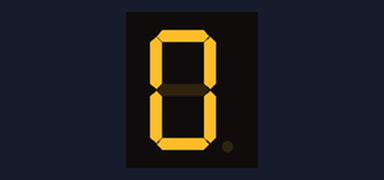
This sketch was run on a simulated Arduino Uno, built with avr-gcc and run on an emulated ATmega328P. On the bench: 1-digit seven-segment display. Wiring (inferred from the names in the program): 1-digit 7-segment display, segments lit when LOW: segments pin 6, pin 5, pin 2, pin 3, pin 4, pin 7, pin 8. The segment pins are drawn as the display they are named for.

Above: at 0.1 s.
At 1.1 s:
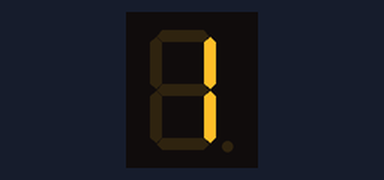
At 2.1 s:
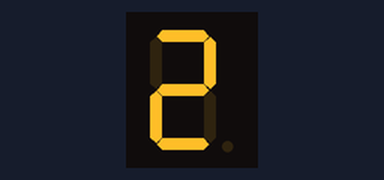
At 4.1 s:
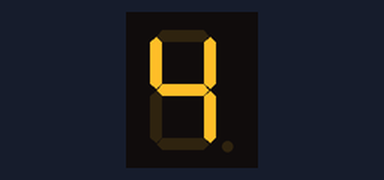
At 6.1 s:
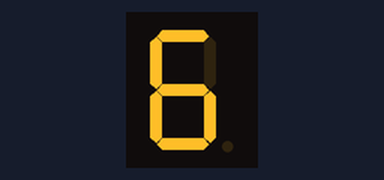
At 9.1 s:
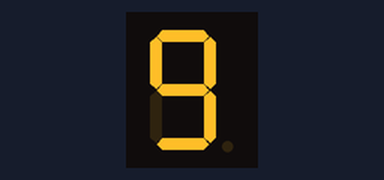

Measured:
- by itself, everything shown: repeats every 10.0 s, in 10 steps
- what the display in image 1 shows lasts 1.0 s, from 1.0 s to 2.0 s

The sketch:

7_segment.ino
```cpp
int a = 6;
int b = 5;
int c = 2;
int d = 3;
int e = 4;
int f = 7;
int g = 8;
void setup() {
  // put your setup code here, to run once:
pinMode(a,OUTPUT);
pinMode(b,OUTPUT);
pinMode(c,OUTPUT);
pinMode(d,OUTPUT);
pinMode(e,OUTPUT);
pinMode(f,OUTPUT);
pinMode(g,OUTPUT);
}

void ab(){
  digitalWrite(a,HIGH);
  digitalWrite(b,LOW);
  digitalWrite(c,LOW);
  digitalWrite(d,HIGH);
  digitalWrite(e,HIGH);
  digitalWrite(f,HIGH);
  digitalWrite(g,HIGH);
}

void bc(){
  digitalWrite(a,LOW);
  digitalWrite(b,LOW);
  digitalWrite(c,HIGH);
  digitalWrite(d,LOW);
  digitalWrite(e,LOW);
  digitalWrite(f,HIGH);
  digitalWrite(g,LOW);
}

void cd(){
  digitalWrite(a,LOW);
  digitalWrite(b,LOW);
  digitalWrite(c,LOW);
  digitalWrite(d,LOW);
  digitalWrite(e,HIGH);
  digitalWrite(f,HIGH);
  digitalWrite(g,LOW);
}

void de(){
  digitalWrite(a,HIGH);
  digitalWrite(b,LOW);
  digitalWrite(c,LOW);
  digitalWrite(d,HIGH);
  digitalWrite(e,HIGH);
  digitalWrite(f,LOW);
  digitalWrite(g,LOW);
}

void ef(){
  digitalWrite(a,LOW);
  digitalWrite(b,HIGH);
  digitalWrite(c,LOW);
  digitalWrite(d,LOW);
  digitalWrite(e,HIGH);
  digitalWrite(f,LOW);
  digitalWrite(g,LOW);
}

void fg(){
  digitalWrite(a,LOW);
  digitalWrite(b,HIGH);
  digitalWrite(c,LOW);
  digitalWrite(d,LOW);
  digitalWrite(e,LOW);
  digitalWrite(f,LOW);
  digitalWrite(g,LOW);
}

void gh(){
  digitalWrite(a,LOW);
  digitalWrite(b,LOW);
  digitalWrite(c,LOW);
  digitalWrite(d,HIGH);
  digitalWrite(e,HIGH);
  digitalWrite(f,HIGH);
  digitalWrite(g,HIGH);
}

void hi(){
  digitalWrite(a,LOW);
  digitalWrite(b,LOW);
  digitalWrite(c,LOW);
  digitalWrite(d,LOW);
  digitalWrite(e,LOW);
  digitalWrite(f,LOW);
  digitalWrite(g,LOW);
}

void ij(){
  digitalWrite(a,LOW);
  digitalWrite(b,LOW);
  digitalWrite(c,LOW);
  digitalWrite(d,LOW);
  digitalWrite(e,HIGH);
  digitalWrite(f,LOW);
  digitalWrite(g,LOW);
}

void jk(){
  digitalWrite(a,LOW);
  digitalWrite(b,LOW);
  digitalWrite(c,LOW);
  digitalWrite(d,LOW);
  digitalWrite(e,LOW);
  digitalWrite(f,LOW);
  digitalWrite(g,HIGH);
}
void loop() {
  // put your main code here, to run repeatedly:

  jk();
  delay(1000);
  ab();
  delay(1000);
  bc();
  delay(1000);
  cd();
  delay(1000);
  de();
  delay(1000);
  ef();
  delay(1000);
  fg();
  delay(1000);
  gh();
  delay(1000);
  hi();
  delay(1000);
  ij();
  delay(1000);
}
```
